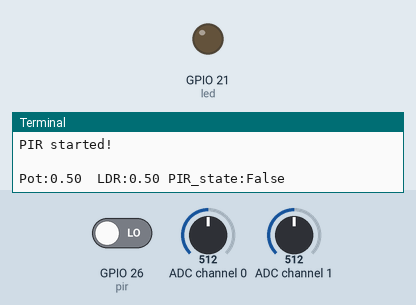
A program run on a simulated Raspberry Pi (BCM pin numbers). On the bench: output pins drawn as LEDs (lit = HIGH), the last lines printed to the terminal. The inputs (shaded band) are chosen by the test bench; at power-on: ADC channel 1 = 512, GPIO 26 (pir) LOW, ADC channel 0 = 512 (analog values on the 0–1023 scale). Threads take turns every 2 ms.

Above: at 1.2 s.
1.3 s: ADC channel 1 set to 499
At 1.8 s:
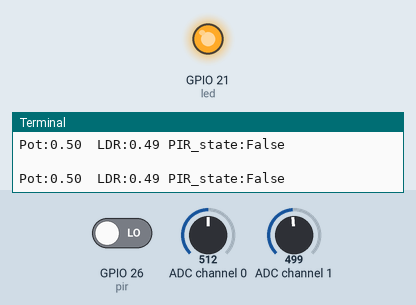
4.5 s: ADC channel 1 set to 716
At 5.7 s:
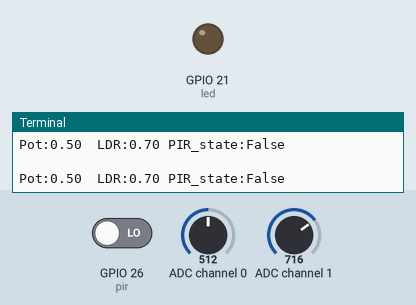
6.0 s: ADC channel 1 set to 511
At 7.1 s:
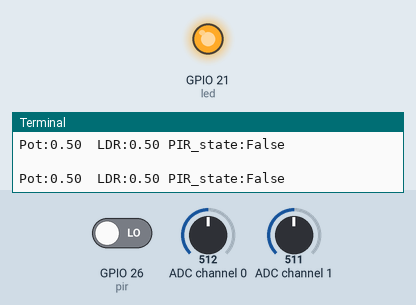
Timing chart, 0 to 9.0 s (numbered marks = the images above; inputs shaded):
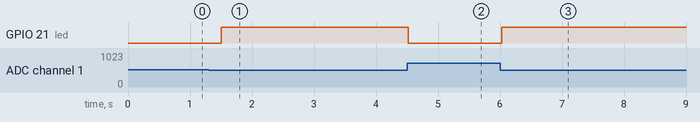

Measured:
- the behaviour switches between 512 and 511 on ADC channel 1 (found by bisection; images 0 and 1)
- after the input at 1.3 s, GPIO 21 (led): LOW → HIGH after 0.20 s
- after the input at 4.5 s, GPIO 21 (led): HIGH → LOW at once
- after the input at 6.0 s, GPIO 21 (led): LOW → HIGH at once

The program:

thread-mcp3008-pir.py
```python
from gpiozero import MCP3008,LED,MotionSensor
from time import sleep
import threading
pir = MotionSensor(26)
pot = MCP3008(0) # Pot is connected to CH0
ldr = MCP3008(1) # LDR is connected to CH1
led = LED(21)
thresh = 0.5 # set threshold level to differentiate between light and dark

# Thread for handling MCP3008 data stream
class readMCP3008(threading.Thread):

    def __init__(self):
        super(readMCP3008, self).__init__()
        self.terminated = False
        self.start()

    def run(self):
        global read_pot
        global read_ldr
        print '\nMCP3008 started! Reading input channels....'
        while not self.terminated:
            # grab all available input from MCP3008
	    read_pot = pot.value
	    read_ldr = ldr.value
	    sleep(0.5) # to reduce CPU load

            if self.terminated:
	        break
        print 'MCP3008 stopped'

# Thread for handling PIR data stream
class readPIR(threading.Thread):

    def __init__(self):
        super(readPIR, self).__init__()
        self.terminated = False
        self.start()

    def run(self):
        print '\nPIR started!'
        while not self.terminated:
            pir.wait_for_motion()
            self.motion_detected()
            pir.wait_for_no_motion()
            self.no_movement()
            sleep(0.4)

            if self.terminated:
	        break
        print 'PIR stopped'

    def motion_detected(self):
	print("movement detected!")
	return None

    def no_movement(self):
	print("no movement around you. safe")
	return None

# Startup sequence
print 'Initialize MCP3008'
readMCP3008 = readMCP3008()
sleep(1)
print 'Initialize PIR'
readPIR = readPIR()

if __name__ == "__main__":
    try:
	print 'Press CTRL+C to quit'
	running = True
	read_pot = 0
        read_ldr = 0
	while running:
            print("\nPot:{:.2f}  LDR:{:.2f} PIR_state:{}".format(read_pot,read_ldr,pir.motion_detected))
            sleep(0.1)
            if read_ldr < thresh:
                led.on()
            else:
                led.off()
    except KeyboardInterrupt:
            print '\nShutting down...'
    readMCP3008.terminated = True
    readMCP3008.join()
    readPIR.terminated = True
    readPIR.join()

    print
```
